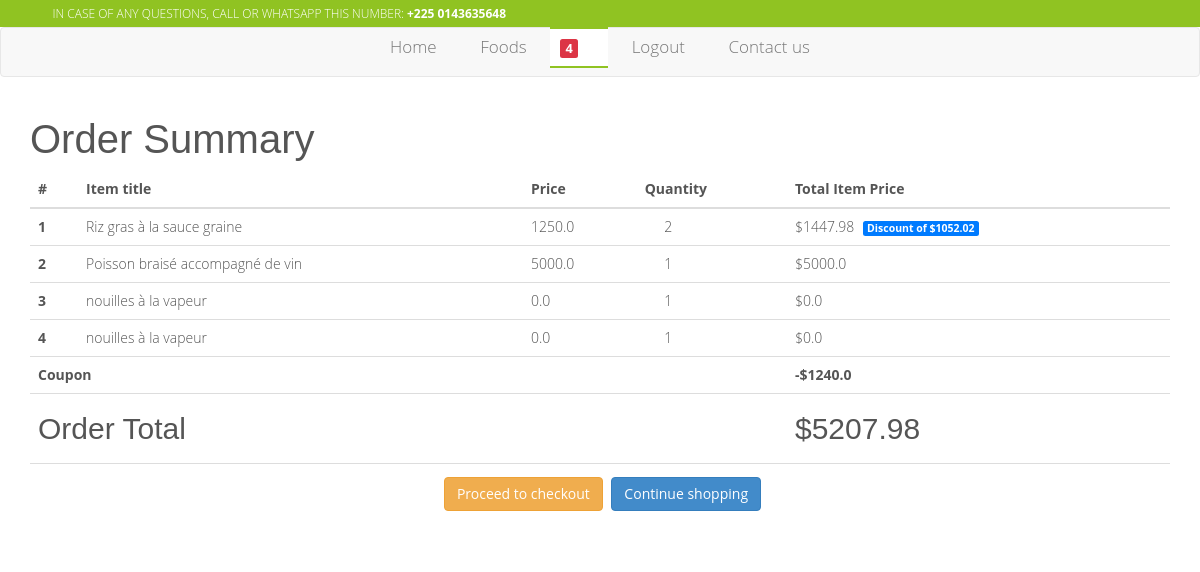
Before: /order/summary/ (signed in) with the older database file.
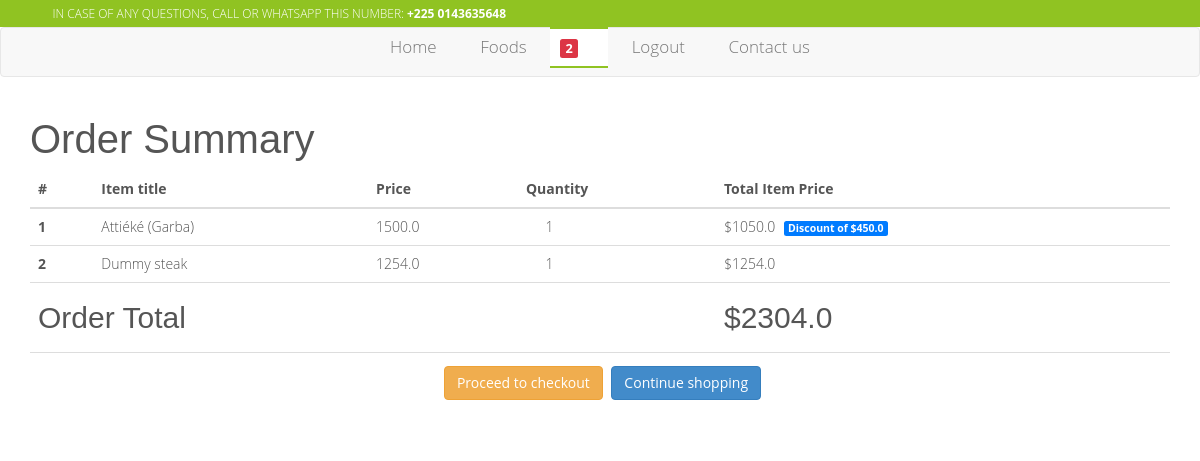
After: the same page with the newer database file.
### profil/models.py (models this page shows, shortened)
class Profil(models.Model):
	user = models.OneToOneField(User, on_delete=models.CASCADE)
	date = models.DateTimeField(auto_now_add=True)
	stripe_customer_id = models.CharField(max_length=50, blank=True,
		null=True, verbose_name='Stripe ID')
	one_click_purchasing = models.BooleanField(default=False)
	def cart_item_count(self):
		items_count = OrderItem.objects.filter(
			user=self.user,
			ordered=False,
		).count()
		return items_count

### orders/models.py (models this page shows, shortened)
class OrderItem(models.Model):
	user = models.ForeignKey(User, on_delete=models.CASCADE)
	ordered = models.BooleanField(default=False)
	item = models.ForeignKey(Item, on_delete=models.CASCADE)
	quantity = models.IntegerField(default=1)
	date = models.DateTimeField(auto_now_add=True, null=True, blank=True)
	def get_total_item_price(self):
		return self.quantity * self.item.price
	def get_total_discount_item_price(self):
		return self.quantity * self.item.discount_price
	def get_amount_saved(self):
		return self.get_total_item_price() - self.get_total_discount_item_price()
	def get_final_price(self):
		if self.item.discount_price:
			return self.get_total_discount_item_price()
		return self.get_total_item_price()

class Order(models.Model):
	user = models.ForeignKey(User, on_delete=models.CASCADE)
	ref_code = models.CharField(max_length=20, blank=True, null=True)
	items = models.ManyToManyField(OrderItem)
	start_date = models.DateTimeField(auto_now_add=True)
	ordered_date = models.DateTimeField()
	ordered = models.BooleanField(default=False)
	shipping_address = models.ForeignKey(
		Address, related_name='shipping_address', on_delete=models.SET_NULL,
		blank=True, null=True)
	billing_address = models.ForeignKey(Address, blank=True, null=True,
		related_name='billing_address', on_delete=models.SET_NULL)
	payment = models.ForeignKey(Payment, on_delete=models.SET_NULL,
		blank=True, null=True)
	coupon = models.ForeignKey(Coupon, on_delete=models.SET_NULL,
		blank=True, null=True)
	being_delivered = models.BooleanField(default=False)
	received = models.BooleanField(default=False)
	refund_requested = models.BooleanField(default=False)
	refund_granted = models.BooleanField(default=False)
	'''
	1. Item added to cart
	2. Adding a billing address
	(Failed checkout)
	3. Payment
	(Preprocessing, processing, packaging etc.)
	4. Being delivered
	5. Received
	'''
	def get_total(self):
		total = 0
		for order_item in self.items.all():
			total += order_item.get_final_price()
		if self.coupon:
			total -= self.coupon.amount
		return total

### products/models.py (models this page shows, shortened)
class Item(models.Model):
	hit_count_generic = GenericRelation(HitCount,
		object_id_field='object_pk',
		related_query_name='hit_count_generic_relation'
	)
	title = models.CharField(max_length=255)
	slug = models.SlugField( max_length=400,
		help_text='Autofill field')
	description = models.TextField()
	picture = ResizedImageField(
		size=[500, 500],
		quality=100,
		upload_to='images/foods/%Y/%m/',
		help_text="Main picture")
	tags = TaggableManager()
	is_public = models.BooleanField(default=True)
	picture_2 = ResizedImageField(
		size=[500, 500],
		quality=100,
		null=True,
		blank=True,
		upload_to='images/foods/%Y/%m/',
		help_text="Second picture")
	picture_3 = ResizedImageField(
		size=[500, 500],
		quality=100,
		null=True,
		blank=True,
		upload_to='images/foods/%Y/%m/',
		help_text="Third picture")
	is_popular = models.BooleanField(default=False)
	date = models.DateTimeField(auto_now_add=True)
	price = models.FloatField()
	discount_price = models.FloatField(blank=True, null=True,
		help_text='Must be smaller than normal price')
	category = models.CharField(max_length=20, default='others',
		choices=CATEGORY_CHOICES)

### coupon/models.py (models this page shows, shortened)
class Coupon(models.Model):
	code = models.CharField(max_length=50)
	amount = models.FloatField()
	date = models.DateTimeField(auto_now_add=True)
	end_date = models.DateTimeField(auto_now_add=True)
	is_active = models.BooleanField(default=False)

### website/views.py (the view)
# urls.py: path('order/summary/', views.order_summary_view, name='order-summary'),
@login_required
def order_summary_view(request):
	order = Order.objects.get(user=request.user, ordered=False) or None
	context = {
		'order' : order,
		'current_site' : get_current_site(request),
	}
	template_name = 'public/orders/order_summary.html'
	return render(request, template_name, context)

### templates/public/orders/order_summary.html (shortened to what this page needs)
{% extends 'public/includes/base.html' %}
{% load i18n %}
{% load static %}
{% load humanize %}
{% load hitcount_tags %}
{% block content %}
  <main>
    <div class="container">
    {% if order %}
    <div class="table-responsive text-nowrap">
    <h2>Order Summary</h2>
    <table class="table">
        <thead>
        <tr>
            <th scope="col">#</th>
            <th scope="col">Item title</th>
            <th scope="col">Price</th>
            <th scope="col">Quantity</th>
            <th scope="col">Total Item Price</th>
        </tr>
        </thead>
        <tbody>
        {% for order_item in order.items.all %}
        <tr>
            <th scope="row">{{ forloop.counter }}</th>
            <td>{{ order_item.item.title }}</td>
            <td>{{ order_item.item.price }}</td>
            <td>
                <a href="{% url 'remove-single-food-from-cart' order_item.item.id order_item.item.slug %}"><i class="fa fa-minus mr-2"></i></a>
                {{ order_item.quantity }}
                <a href="{% url 'add-food-to-cart' order_item.item.id order_item.item.slug %}"><i class="fa fa-plus ml-2"></i></a>
            </td>
            <td>
            {% if order_item.item.discount_price %}
                ${{ order_item.get_total_discount_item_price }}
                <span class="ml-2 badge badge-primary">Discount of ${{ order_item.get_amount_saved }}</span>
            {% else %}
                ${{ order_item.get_total_item_price }}
            {% endif %}
            </td>
        </tr>
        {% endfor %}
        {% if order.coupon %}
        <tr>
            <td colspan="4"><b>Coupon</b></td>
            <td><b>-${{ order.coupon.amount }}</b></td>
        </tr>
        {% endif %}
        {% if order.get_total %}
        <tr class="pt-3">
            <td colspan="4"><h4>Order Total</h4></td>
            <td><h4>${{ order.get_total }}</h4></td>
        </tr>
        <tr class="text-center">
            <td colspan="5">
            <a class='btn btn-warning m-2' href="{% url 'checkout' %}">Proceed to checkout</a>
            <a class='btn btn-primary' href="{% url 'food-list' %}">Continue shopping</a>
            </td>
        </tr>
        {% endif %}
        </tbody>
    </table>
    </div>
    {% endif %}
    </div>
  </main>
{% endblock content %}
{% block header_search %}
    {% include 'public/includes/site_header_without_search.html' %}
{% endblock header_search %}

### templates/public/includes/navbar.html (shortened to what this page needs)
	{% load static %}
	<nav class="navbar navbar-default">
		<div class="container">
		    <div class="collapse navbar-collapse" id="bs-example-navbar-collapse-1">
		      	<ul class="nav navbar-nav nav-main">
		        	<li class="{% if request.path_info == '/' %}active{% endif %}">
		        		<a href="{% url 'home' %}">
		        			Home
		        		</a>
		        	</li>
					<li class="{% if request.path_info == '/foods/' %}active{% endif %}">
						<a href="{% url 'food-list' %}">
							Foods
						</a>
					</li>
					{% if request.user.is_authenticated %}
					<li class="{% if request.path_info == '/order/summary/' %}active{% endif %}">
						<a href="{% url 'order-summary' %}">
							<small class="badge badge-danger z-depth-1 mr-1">
								{{ request.user.profil.cart_item_count }}
							</small>
							<span>
								<i class="fa fa-shopping-cart"></i>
							</span>
						</a>
					</li>
					<li>
						<a href="{% url 'logout' %}">
							Logout
						</a>
					</li>
					{% else %}
					<li class="{% if request.path_info == '/user/login/' %}active{% endif %}">
						<a href="{% url 'login' %}">
							Login
						</a>
					</li>
					{% endif %}
					<li class="{% if request.path_info == '/contact-us/' %}active{% endif %}">
						<a href="{% url 'contact' %}">
							Contact us
						</a>
					</li>
		        </ul>
		    </div>
		</div>
	</nav>

Changed rows visible on the page:
no longer on this page (row edited): OrderItem: item "Riz gras à la sauce graine", item.price "1250.0", quantity "2", get_total_discount_item_price "1447.98", get_amount_saved "1052.02"
no longer on this page (row edited): OrderItem: item "Poisson braisé accompagné de vin", item.price "5000.0", quantity "1", get_total_item_price "5000.0"
no longer on this page (row edited): OrderItem: item "nouilles à la vapeur", item.price "0.0", quantity "1", get_total_item_price "0.0"
no longer on this page (row edited): OrderItem: item "nouilles à la vapeur", item.price "0.0", quantity "1", get_total_item_price "0.0"
no longer on this page (row edited): Order: coupon.amount "1240.0", get_total "5207.98"
added OrderItem: item "Attiéké (Garba)", item.price "1500.0", quantity "1", get_total_discount_item_price "1050.0", get_amount_saved "450.0"
added OrderItem: item "Dummy steak", item.price "1254.0", quantity "1", get_total_item_price "1254.0"
added Order: get_total "2304.0"
Other visible differences:
{{ request.user.profil.cart_item_count }}: "4" → "2"
text no longer shown: "Coupon -$"
